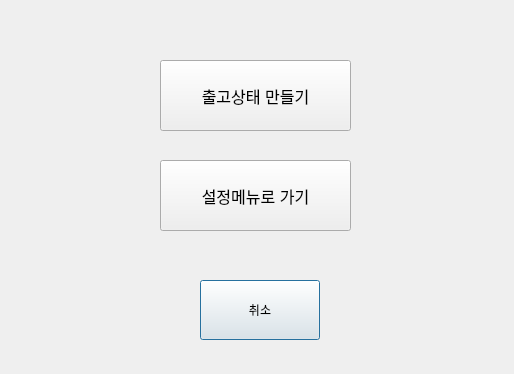
<?xml version="1.0" encoding="UTF-8"?>
<ui version="4.0">
 <class>UsbMenuDialog</class>
 <widget class="QDialog" name="UsbMenuDialog">
  <property name="geometry">
   <rect>
    <x>0</x>
    <y>0</y>
    <width>514</width>
    <height>374</height>
   </rect>
  </property>
  <property name="windowTitle">
   <string>Dialog</string>
  </property>
  <widget class="QPushButton" name="cancel">
   <property name="geometry">
    <rect>
     <x>200</x>
     <y>280</y>
     <width>120</width>
     <height>60</height>
    </rect>
   </property>
   <property name="text">
    <string>취소</string>
   </property>
  </widget>
  <widget class="QPushButton" name="Unstoring">
   <property name="geometry">
    <rect>
     <x>160</x>
     <y>60</y>
     <width>191</width>
     <height>71</height>
    </rect>
   </property>
   <property name="font">
    <font>
     <pointsize>12</pointsize>
    </font>
   </property>
   <property name="text">
    <string>출고상태 만들기</string>
   </property>
   <property name="checkable">
    <bool>true</bool>
   </property>
  </widget>
  <widget class="QPushButton" name="Setup">
   <property name="geometry">
    <rect>
     <x>160</x>
     <y>160</y>
     <width>191</width>
     <height>71</height>
    </rect>
   </property>
   <property name="font">
    <font>
     <pointsize>12</pointsize>
    </font>
   </property>
   <property name="text">
    <string>설정메뉴로 가기</string>
   </property>
   <property name="checkable">
    <bool>true</bool>
   </property>
  </widget>
 </widget>
 <resources/>
 <connections>
  <connection>
   <sender>cancel</sender>
   <signal>clicked()</signal>
   <receiver>UsbMenuDialog</receiver>
   <slot>reject()</slot>
   <hints>
    <hint type="sourcelabel">
     <x>249</x>
     <y>329</y>
    </hint>
    <hint type="destinationlabel">
     <x>256</x>
     <y>186</y>
    </hint>
   </hints>
  </connection>
 </connections>
</ui>
